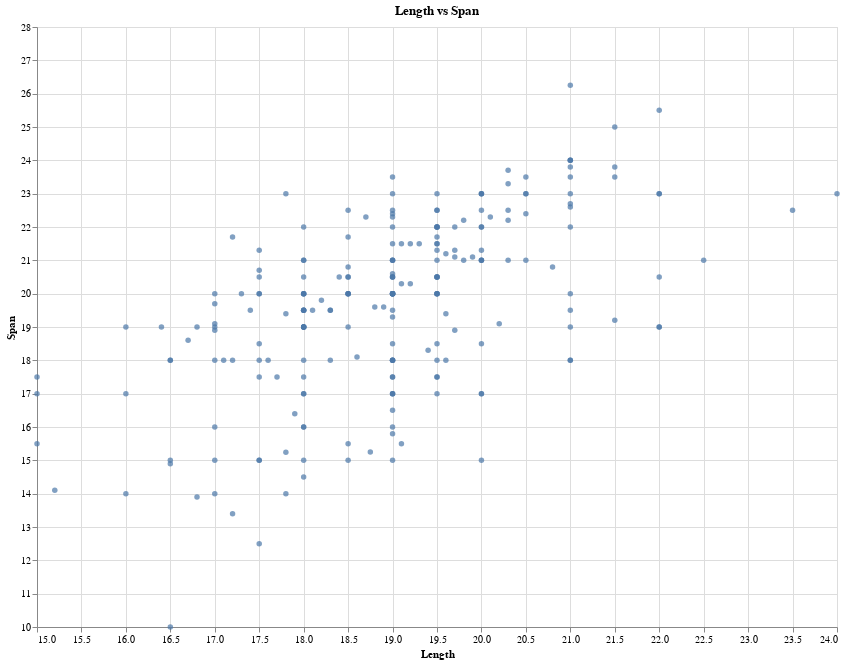

Notebook cell for this chart:
### Markdown cell above
You may have noticed that we have not yet looked at the data. Using our model to infer from data is subject to part 3 of the course. However, if you are fast (and bored) we can still look ahead a bit. First we will just visualize the data:

### Code cell
data.plot.scatterPlot("Length", "Span" , "Length vs Span" ).show()

### Figure 1 — Vega specification as saved in the notebook (floating-point values rounded to 4 significant figures; data arrays with more than 128 entries replaced by an {"elided": "..."} marker saying what was removed)
{"$schema": "https://vega.github.io/schema/vega-lite/v5.json", "data": {"values": {"elided": "233 records"}}, "description": ".", "encoding": {"x": {"field": "Length", "scale": {"zero": false}, "type": "quantitative"}, "y": {"field": "Span", "scale": {"zero": false}, "type": "quantitative"}}, "height": 600, "mark": "circle", "title": "Length vs Span", "width": 800}
